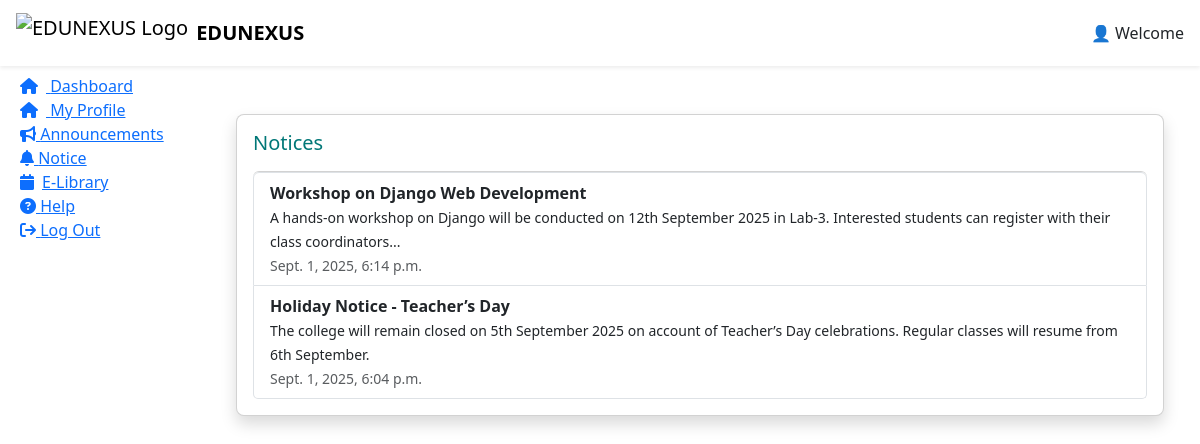
/dashboard/notices/ (signed in), run on an earlier commit of the app's database.
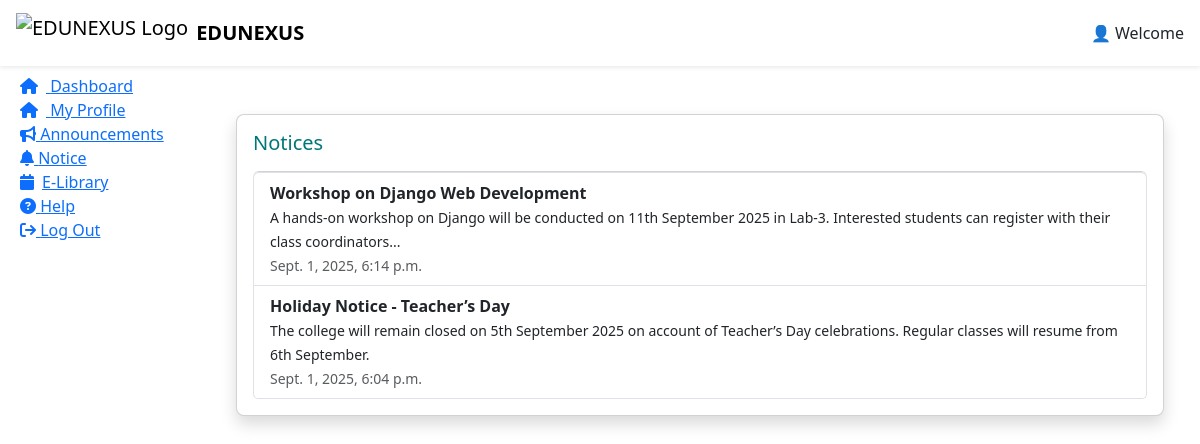
And on a later commit of the database.
### app_edunexus/models.py (models this page shows, shortened)
class Notice(models.Model):
    title = models.CharField(max_length=200)
    description = models.TextField()
    created_at = models.DateTimeField(default=timezone.now)
    class Meta:
        db_table = 'Notice'

### app_edunexus/views.py (the view)
# urls.py: path('dashboard/notices/', views.notice_list, name='notice_list'),
def notice_list(request):
    user_id = request.session.get('user_id')
    admin_email = request.session.get('admin_email')
    if not user_id and not admin_email:
        return redirect('log_in')
    user = None
    if admin_email:
        user = User.objects.filter(Email=admin_email).first()
    else:
        user = User.objects.filter(id=user_id).first()
    notices = Notice.objects.all().order_by('-created_at')
    if user and user.Role == "Teacher":
        return render(request, "teacher_dashboard.html", {"notices": notices, "notice_list": "notice_list"})
    elif user and user.Role == "Student":
        return render(request, "student_dashboard.html", {"notices": notices, "notice_list": "notice_list"})
    else:  # admin
        return render(request, "admin_dashboard.html", {"notices": notices, "notice_list": "notice_list"})

### app_edunexus/templates/student_dashboard.html (shortened to what this page needs)
{% extends "base_dashboard.html" %}
{% load static %}
{% block css %}
<link rel="stylesheet" href="https://res.cloudinary.com/duhg4tvty/raw/upload/v1756632311/student_dashboard_gqj4pn.css">
{% endblock %}
{% block nav_right %}
👤 Welcome
{% endblock %}
{% block sidebar %}
<li><a href="{% url 'Student_Dashboard' %}" class="capsule"><i class="fa fa-home me-2"></i> Dashboard</a></li>
<li><a href="{% url 'my_profile' %}" class="capsule"><i class="fa fa-home me-2"></i> My Profile</a></li>
<li><a href="{% url 'announcement_list' %}" class="capsule" style="cursor: pointer;"><i class="fa-solid fa-bullhorn"></i>
    Announcements</a></li>
<li><a href="{% url 'notice_list' %}" class="capsule" style="cursor: pointer;"><i class="fa-solid fa-bell"></i>
    Notice</a></li>
<li><a href="{% url 'ebook_list_student' %}" class="capsule"><i class="fa fa-calendar me-2"></i>E-Library</a></li>
<li><a href="{% url 'help_section' %}" class="capsule"><i class="fa fa-question-circle" aria-hidden="true"></i> Help</a>
<li><a href="{% url 'log_out' %}" class="capsule"><i class="fa fa-sign-out" aria-hidden="true"></i> Log Out</a>
</li>
{% endblock %}
{% block main %}
<section class="container mt-4">
{% if notice_list %}
<div class="card shadow p-3 rounded-3 mt-3">
    <h5 class="mb-3" style="color:#007777;">Notices</h5>
    <ul class="list-group">
        {% for n in notices %}
        <li class="list-group-item d-flex justify-content-between align-items-center">
            <div>
                <strong>{{ n.title }}</strong><br>
                <small>{{ n.description }}</small><br>
                <span class="text-muted small">{{ n.created_at }}</span>
            </div>
        </li>
        {% empty %}
        <li class="list-group-item">No notices available.</li>
        {% endfor %}
    </ul>
</div>
{% endif %}
{% endblock %}

What changed in the data, as far as the page shows it:
changed Notice "Workshop on Django Web Development": description "A hands-on workshop on Django will be conducted on 12th September 2025 in Lab-3. Interested students can register with their class coordinators..." → "A hands-on workshop on Django will be conducted on 11th September 2025 in Lab-3. Interested students can register with their class coordinators..."
